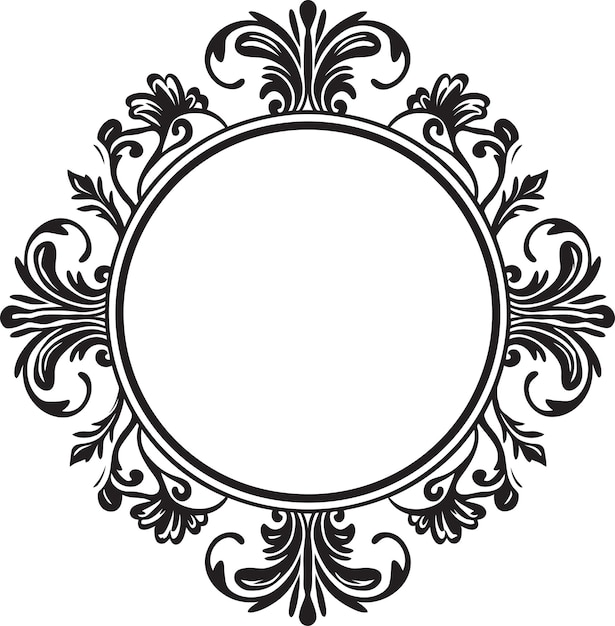
#> input picture dataset/circles/Image_12.jpg, 615 x 626 px, given in place of the camera
$ jupyter execute --allow-errors '5.CV&MLintegration.ipynb'
#> lines starting #> are read from the running program, lines starting #| are printed output that depends on the picture; after the words box and inside, x2 and y2 are one past the last pixel; in counts of white or black regions, pixels touching at a corner belong together
[cell 1]
"""
The Project
Classifying Simple Shapes (Circle vs Square)

Why this example?
Because it mirrors real tasks like:

1.Sorting components

2.Detecting defective parts

3.Classifying objects on a conveyor

And it works with images you can easily generate.


We’ll build one clean pipeline and explain each part:

1. Feature extraction

2. Train/test split

3. ML classifier on images

4. Evaluate accuracy

5. Compare classical vs ML

"""

[cell 2]
# Step 1: Feature Extraction

import cv2
import numpy as np

def extract_features(image):
    gray = cv2.cvtColor(image, cv2.COLOR_BGR2GRAY)
    _, thresh = cv2.threshold(gray, 0, 255, cv2.THRESH_BINARY_INV + cv2.THRESH_OTSU)

    contours, _ = cv2.findContours(thresh, cv2.RETR_EXTERNAL, cv2.CHAIN_APPROX_SIMPLE)

    if len(contours) == 0:
        return None

    cnt = max(contours, key=cv2.contourArea)

    area = cv2.contourArea(cnt)
    perimeter = cv2.arcLength(cnt, True)

    x,y,w,h = cv2.boundingRect(cnt)
    aspect_ratio = w / float(h)

    circularity = 4*np.pi*area/(perimeter*perimeter) if perimeter!=0 else 0

    return [area, perimeter, aspect_ratio, circularity]

[cell 3]
# Step 2: Build Dataset

# Python Script for bing image downloader
from bing_image_downloader import downloader

# Download circles
downloader.download(
    "perfect circle white background",
    limit=100,
    output_dir='dataset',
    adult_filter_off=True,
    force_replace=False,
    filter="clipart", # Options: line, photo, clipart, gif, transparent
    verbose=True
)
#> (this line was passed over: bing_image_downloader is not available in this run)

# Download squares
downloader.download(
    "perfect square white background",
    limit=100,
    output_dir='dataset',
    adult_filter_off=True,
    force_replace=False,
    filter="clipart",
    verbose=True
)
#> (this line was passed over: bing_image_downloader is not available in this run)
#> further down, frame is the input picture: shape (626, 615, 3); mean B, G, R 212.6, 212.4, 212.8
#> `blurred = cv2.GaussianBlur(gray, (25, 25), 0)`:
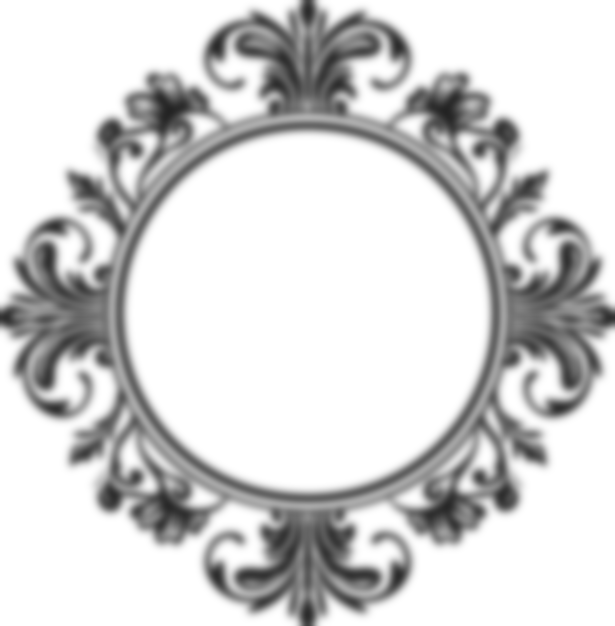
#> blurred: shape (626, 615); min 35, max 255, mean 212.6
#> `_, thresh = cv2.threshold(blurred, 0, 255, cv2.THRESH_BINARY_INV + cv2..`:
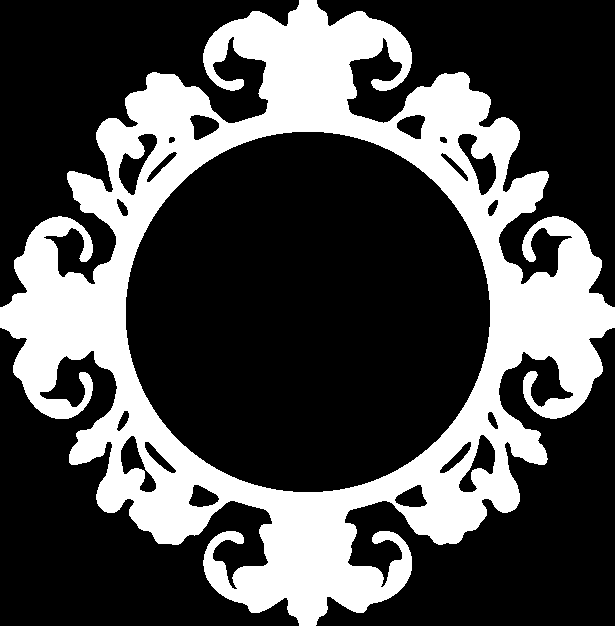
#> thresh: shape (626, 615); 29.9% white; 1 white region
#> `contours, _ = cv2.findContours(thresh, cv2.RETR_EXTERNAL, cv2.CHAIN_AP..`: contours = 1 contour; box (x1, y1, x2, y2) and area: (0, 0, 615, 626) 222763

[cell 4]
# Python Script for compressed numpy arrays images
import numpy as np

# Saving multiple arrays
#x = np.arange(10)
#y = np.sin(x)
#np.savez('data.npz', x=x, y=y)

# Loading the file
#> (the rest of this cell did not finish here and is left out)

[cell 5]
# Icrawler script
from icrawler.builtin import GoogleImageCrawler
import os

# Define the target classes and counts
tasks = {
    'perfect circle white background': 290,
    'perfect square white background': 200
}

# Advanced Filters: Ensuring white background and clipart style
# 'color' can be: 'color', 'blackandwhite', 'red', 'orange', 'yellow', 'green', 'teal', 'blue', 'purple', 'pink', 'white', 'gray', 'black', 'brown'
filters = dict(
    type='clipart',
    color='white',
    size='medium'
)

#> (the rest of this cell did not finish here and is left out)

[cell 6]
# Step 3: Load Dataset

import os

X = []
y = []

dataset_path = "dataset"

#> (the rest of this cell did not finish here and is left out)

[cell 7]
# Step 3: Train/Test Split

from sklearn.model_selection import train_test_split

#> (the rest of this cell did not finish here and is left out)

[cell 8]
# Step 4: ML Classifier

from sklearn.ensemble import RandomForestClassifier

model = RandomForestClassifier()
#> (the rest of this cell did not finish here and is left out)

[cell 9]
# Step 5: Evaluate Accuracy

from sklearn.metrics import accuracy_score

#> (the rest of this cell did not finish here and is left out)

[cell 10]
img = cv2.imread("dataset/img/square.jpg")
#> (the rest of this cell did not finish here and is left out)

[cell 11]
import cv2
import numpy as np

# 1. Initialize Webcam
cap = cv2.VideoCapture(0)

print("Starting Robot Vision... Press 'q' to exit.")

#> (the rest of this cell did not finish here and is left out)
